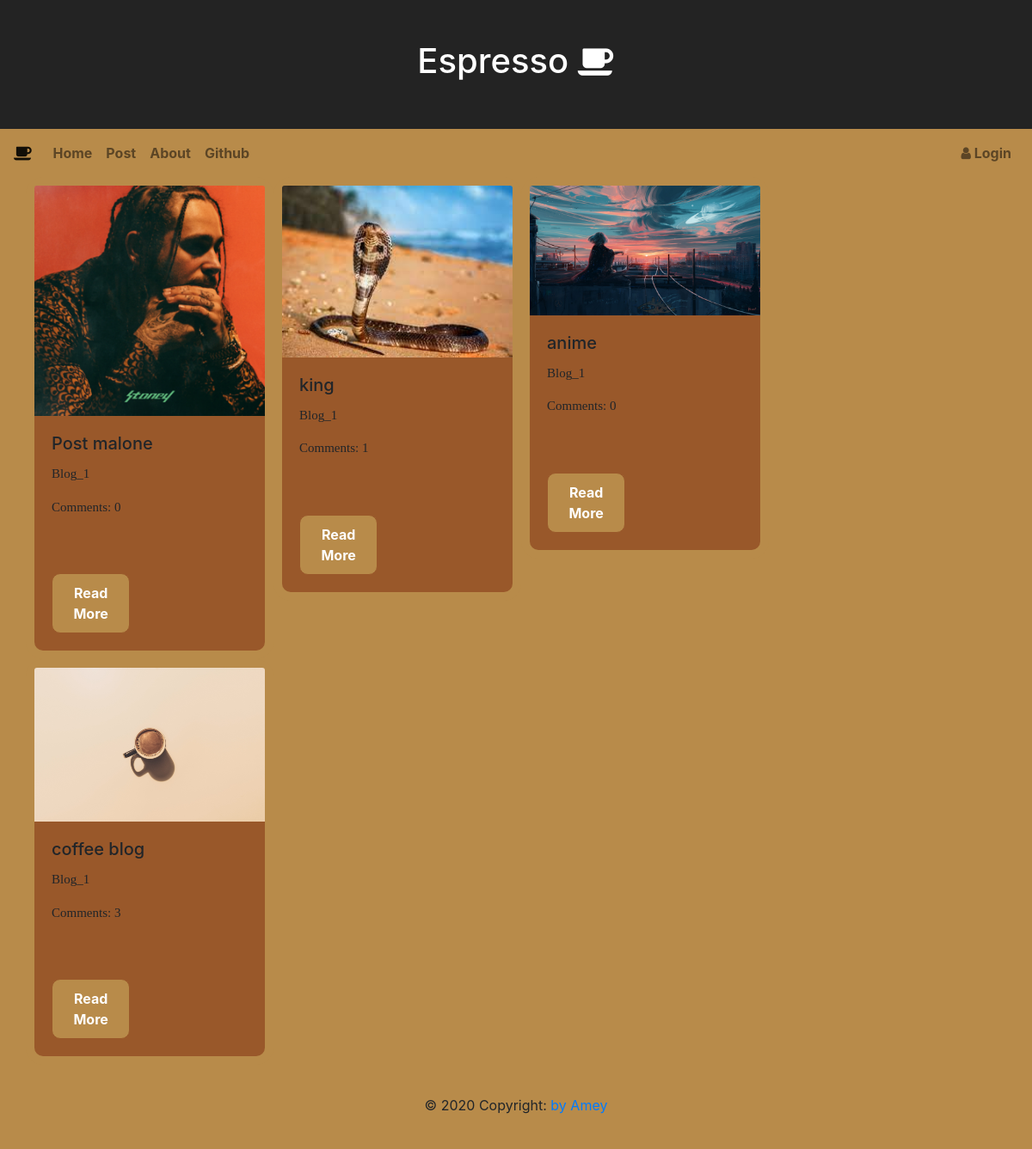
Page /post/ on the committed database.
### first_site/models.py (models this page shows, shortened)
class Post(models.Model):
    author = models.ForeignKey('auth.User',on_delete=models.CASCADE)
    title = models.CharField(max_length=200)
    text = models.TextField()
    image= models.ImageField(upload_to = 'media',blank=True,null=True)
    created_date = models.DateTimeField(default=timezone.now)
    published_date = models.DateTimeField(blank=True,null=True)
    def approve_comments(self):
        return self.comments.filter(approved_comment=True)

### first_site/views.py (the view)
# urls.py: path('post/',views.PostListView.as_view(),name='post_list'),
class PostListView(ListView):
    model = Post
    def get_queryset(self):
        return Post.objects.filter(published_date__lte=timezone.now()).order_by("-published_date")

### first_site/templates/first_site/post_list.html
{% extends 'first_site/base.html' %}
{% block content %}
<div class="centerstage">
  <div class="row">
    {% for post in post_list %}
      <div class="col-md-16">
       <div class="card" style="width:18rem;height=18rem;">
         <img  src="{{post.image.url}}" class="card-img-top" alt="image not found">
         <div class="card-body">
          <h5 class="card-title">{{post.title}}</h5>
          <p class="card-text">{{post.author}}</p>
          <p class="card-text">Comments: {{post.approve_comments.count}}</p>
          <a href="{% url 'post_detail' pk=post.pk%}" class="btn cust_btn">Read More</a>
       </div>
      </div>
    </div>
    {% endfor %}
  </div>
</div>
{% endblock %}

### first_site/static/css/custom.css (style rules this page uses)
body { background-color: #b88b4a; }
p { font-family: "PT Serif", serif; font-size: 15px; }
.card { background-color: #99582a; border: 10px solid #b88b4a; border-radius: 20px; }
.cust_btn { border: 0.1px solid #99582a; background-color: #915b5b; border-radius: 10px; color: white; justify-content: flex-end; }

### first_site/static/css/login.css (style rules this page uses)
body { background-color: #b88b4a; }
.btn { text-align: center; width: 40%; background-color: #b88b4a; margin-top: 50px; padding: 10px 10px; font-family: -apple-system, BlinkMacSystemFont, "Segoe UI", Roboto, Oxygen, Ubuntu, Cantarell, "Open Sans", "Helvetica Neue", sans-serif; font-weight: bold; box-shadow: 0 3rem 4rem 2rem rgba(235, 235, 235, 0); }

### rows in the picture
Post: image (picture), title "Post malone", author "Blog_1", approve_comments.count "0"
Post: image (picture), title "king", author "Blog_1", approve_comments.count "1"
Post: image (picture), title "anime", author "Blog_1", approve_comments.count "0"
Post: image (picture), title "coffee blog", author "Blog_1", approve_comments.count "3"
